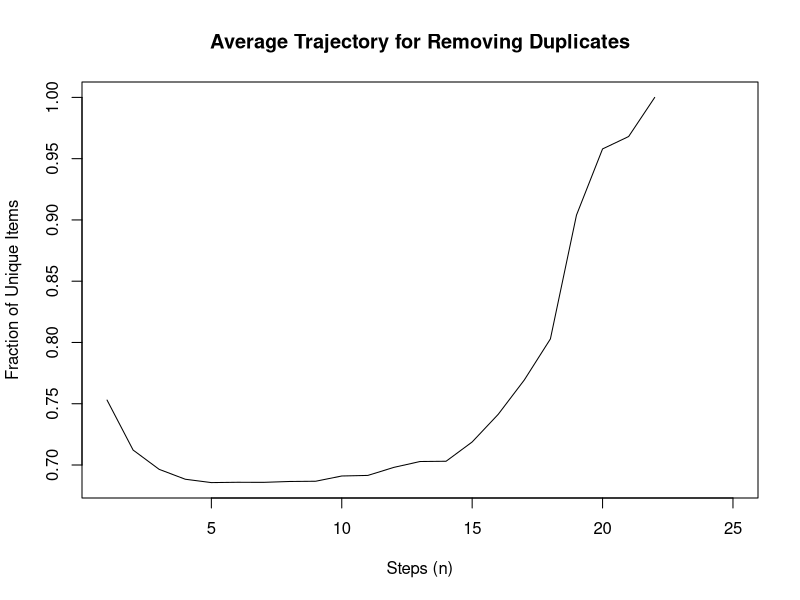

Write the R code that produced this figure.


# compute function
# splits duplicates into 2 piles
shares <- function(x,sp){
    
  fracA<-length(x)*sp
  fracB <-length(x)-fracA
  
  sideA <- sample(x,fracA,replace=TRUE)
  sideB <- sample(x,fracB,replace=TRUE)
  
  leftB<-sideB[-which(sideB %in% sideA)]
  
  leftAB <- c(sideA,leftB)
  
}


# stepper function
# passes all parameters
# holds loop function
# writes diagnostics

stepper <- function(nsteps=25,pool=1000,dups=0.25,splits=0.5){
  
  sams <- c(seq(1,pool,1),c(sample(seq(1,pool,1),dups*pool),
                            seq((pool+dups*pool),2*pool,1)))
  
  # prepare
  transactions <- matrix(ncol=2,nrow=nsteps)
  
  for (i in seq_len(nsteps)){
    
    sams <- shares(sams,sp=splits)
    res<-as.numeric(length(unique(sams))/length(sams))
    trn <-res
    transactions[i,2]<-trn
    transactions[i]<-floor(0.2*length(sams))

  }
  
  return(transactions)
  
}


tr<-stepper()

# replicate runs
reps <- 250
walks<-replicate(reps,stepper())

# generate a mean "walk"
avgOutcomes <-rowMeans(walks,dims=2,na.rm = TRUE)

plot(avgOutcomes[,2],type="l",
     main="Average Trajectory for Removing Duplicates",
     ylab="Fraction of Unique Items",
     xlab="Steps (n)")
